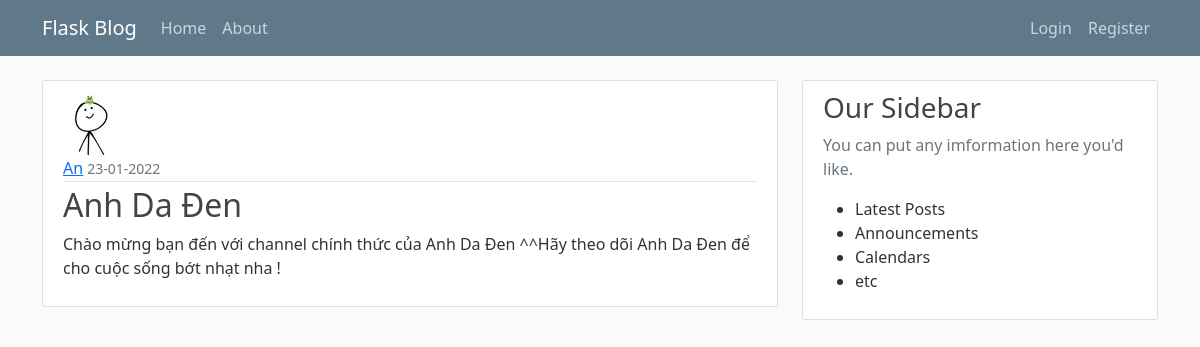
The page /post/25 on the database its author committed.
### flaskblog/models.py (models this page shows, shortened)
class User(db.Model, UserMixin):
    id = db.Column(db.Integer, primary_key=True)
    username = db.Column(db.String(20), unique=True, nullable=False)
    email = db.Column(db.String(120), unique=True, nullable=False)
    image_file = db.Column(db.String(20), nullable=False, default='default.jpg')
    password = db.Column(db.String(60), nullable=False)
    posts = db.relationship('Post', backref='author', lazy=True)

class Post(db.Model):
    id = db.Column(db.Integer, primary_key=True)
    title = db.Column(db.String(100), nullable=False)
    date_posted = db.Column(db.DateTime, nullable=False, default = datetime.utcnow)
    content = db.Column(db.Text, nullable=False)
    user_id = db.Column(db.Integer,db.ForeignKey('user.id'), nullable=False)

### flaskblog/routes.py (the view)
@app.route("/post/<int:post_id>")
def post(post_id):
    post = Post.query.get_or_404(post_id)
    return render_template('post.html', title=post.title, post=post)

### flaskblog/templates/post.html (shortened to what this page needs)
{% extends "layout.html" %}
{% block content %}
        <article class="media content-section">
            <img class="rounded-circle article-img" src="{{ url_for('static', filename='profile_pics/' + post.author.image_file) }}">
            <div>
                <div class="article-metadata">
                    <a class="mr-2" href="{{ url_for('user_posts', username = post.author.username) }}">{{ post.author.username }}</a>
                    <small class="text-muted">{{ post.date_posted.strftime('%d-%m-%Y') }}</small>
                </div>
                <h2 class="article-title">{{ post.title }}</h2>
                <p class="article-content">{{ post.content }}</p>
            </div>
        </article>
{% endblock content %}

### flaskblog/static/main.css (style rules this page uses)
body { background: #fafafa; color: #333333; margin-top: 5rem; }
h1, h2, h3, h4, h5, h6 { color: #444444; }
.content-section { background: #ffffff; padding: 10px 20px; border: 1px solid #dddddd; border-radius: 3px; margin-bottom: 20px; }
.article-title { color: #444444; }
.article-content { white-space: pre-line; }
.article-img { height: 65px; width: 65px; margin-right: 16px; }
.article-metadata { padding-bottom: 1px; margin-bottom: 4px; border-bottom: 1px solid #e3e3e3 }

### rows shown on the page
User: image_file (picture), author.username "An"
Post: date_posted "23-01-2022", title "Anh Da Đen", content "Chào mừng bạn đến với channel chính thức của Anh Da Đen ^^Hãy theo dõi Anh Da Đen để cho cuộc sống bớt nhạt nha !"
